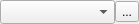
<?xml version="1.0" encoding="UTF-8"?>
<ui version="4.0">
 <class>PortSelector</class>
 <widget class="QWidget" name="PortSelector">
  <property name="geometry">
   <rect>
    <x>0</x>
    <y>0</y>
    <width>139</width>
    <height>24</height>
   </rect>
  </property>
  <property name="sizePolicy">
   <sizepolicy hsizetype="Preferred" vsizetype="Minimum">
    <horstretch>0</horstretch>
    <verstretch>0</verstretch>
   </sizepolicy>
  </property>
  <property name="minimumSize">
   <size>
    <width>0</width>
    <height>24</height>
   </size>
  </property>
  <property name="maximumSize">
   <size>
    <width>16777215</width>
    <height>24</height>
   </size>
  </property>
  <property name="windowTitle">
   <string>Form</string>
  </property>
  <layout class="QHBoxLayout" name="horizontalLayout">
   <property name="spacing">
    <number>0</number>
   </property>
   <property name="leftMargin">
    <number>0</number>
   </property>
   <property name="topMargin">
    <number>0</number>
   </property>
   <property name="rightMargin">
    <number>0</number>
   </property>
   <property name="bottomMargin">
    <number>0</number>
   </property>
   <item>
    <widget class="QComboBox" name="comboBaud">
     <property name="sizePolicy">
      <sizepolicy hsizetype="Expanding" vsizetype="Minimum">
       <horstretch>0</horstretch>
       <verstretch>0</verstretch>
      </sizepolicy>
     </property>
     <property name="minimumSize">
      <size>
       <width>0</width>
       <height>24</height>
      </size>
     </property>
     <property name="maximumSize">
      <size>
       <width>16777215</width>
       <height>24</height>
      </size>
     </property>
    </widget>
   </item>
   <item>
    <widget class="QToolButton" name="btnRefresh">
     <property name="text">
      <string>...</string>
     </property>
    </widget>
   </item>
  </layout>
 </widget>
 <resources/>
 <connections/>
</ui>
